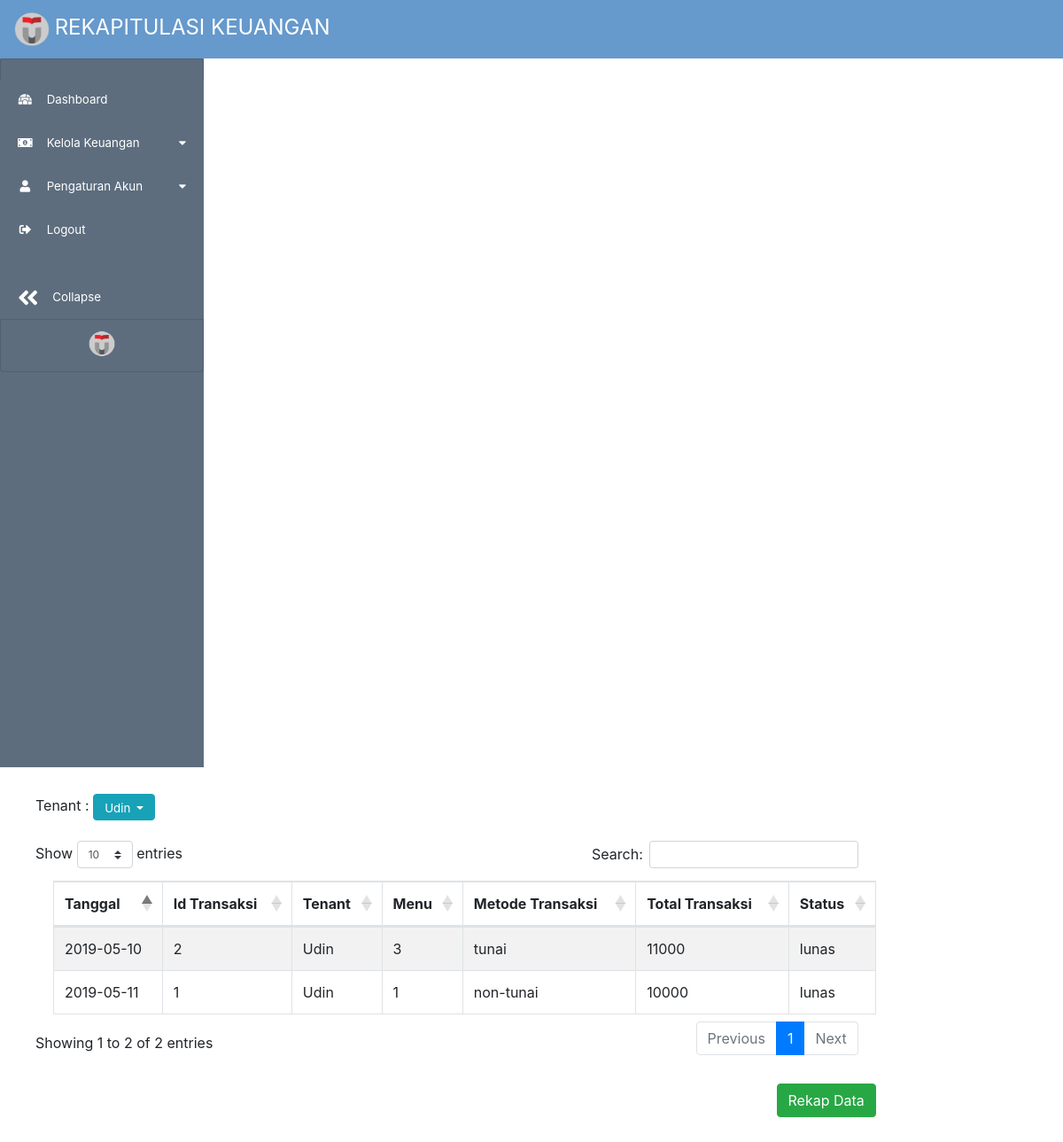
Page /K_tenant/detail_tenant/Udin on the committed database.
### tables this page shows
CREATE TABLE `tenant` (
  `id_tenant` int(11) NOT NULL,
  `nama_tenant` varchar(20) NOT NULL,
  `no_hp` varchar(15) NOT NULL,
  `kategori_tenant` varchar(10) NOT NULL
);

CREATE TABLE `transaksi_order` (
  `id_transaksi_order` int(11) NOT NULL,
  `id_order` int(11) NOT NULL,
  `id_akun_customer` int(11) NOT NULL,
  `metode_transaksi_order` varchar(10) NOT NULL,
  `total_transaksi` int(11) NOT NULL,
  `status_transaksi` varchar(30) NOT NULL,
  `waktu_transaksi` date NOT NULL
);

CREATE TABLE `menu` (
  `id_menu` int(11) NOT NULL,
  `id_tenant` int(11) NOT NULL,
  `nama_menu` varchar(20) NOT NULL,
  `harga` int(11) NOT NULL
);

### application/controllers/K_tenant.php (called while the page is built, shortened)
<?php
class K_tenant extends CI_Controller
{
	function __construct()
	{
		$this->load->model('ten_mod');
	}
	public function detail_tenant($name)
	{
		$data = array();
		$data['title'] = "Rekap Keuangan";
		$data['trx'] = $this->ten_mod->get_detil_tenant($name);
		$data['tenant'] = $this->ten_mod->get_tenant();
		$this->load->view('page_detail_tenant', $data);
	}
}

### index.php (called while the page is built, shortened)
<?php
require_once BASEPATH.'core/CodeIgniter.php';

### application/models/ten_mod.php (called while the page is built, shortened)
<?php
class ten_mod extends CI_Model
{
    public function get_detil_tenant($name)
    {
        $this->db->distinct('*');
        $this->db->from('transaksi_order');
        $this->db->join('akun_customer', 'akun_customer.id_akun_customer = transaksi_order.id_akun_customer');
        $this->db->join('order_cust', 'order_cust.id_order = transaksi_order.id_order');
        $this->db->join('detail_order', 'detail_order.id_order = order_cust.id_order');
        $this->db->join('menu', 'menu.id_menu = detail_order.id_menu');
        $this->db->join('tenant', 'tenant.id_tenant = menu.id_tenant');
        $this->db->where('nama_tenant', $name);
        $query = $this->db->get();
        return $query->result_array();
    }
}

### application/views/page_detail_tenant.php (the view, shortened to what this page needs)
<!DOCTYPE html>
<html lang="en">
<head>
    <?php include "bootstrap_css.php" ?>
    <link rel="stylesheet" href="<?php echo base_url(); ?>assets/css/kelola_tenant.css" ?>
    <link rel="stylesheet" href="https://cdn.datatables.net/1.10.19/css/dataTables.bootstrap4.min.css">
</head>
<body>
    <?php include "user_navbar.php" ?>
    <?php include "sidebar.php" ?>
    <section style="margin:30px 40px;">
        <div class="dropdown" style="margin:0 30px 20px 0px;">
            <label for="">Tenant : </label>
            <button class=" btn dropdown-toggle btn-info" type="button" id="dropdownMenu1" data-toggle="dropdown" aria-haspopup="true" aria-expanded="false" style="height:30px; font-size:10pt; ">
                <?php $nametenant = array_values($trx)[0];
                echo $nametenant['nama_tenant'] ?>
            </button>
        </div>
        <table id="example" class="table table-striped table-bordered" style="width:100%; margin:20px 20px;">
            <thead>
                <tr>
                    <th>Tanggal</th>
                    <th>Id Transaksi</th>
                    <th>Tenant</th>
                    <th>Menu</th>
                    <th>Metode Transaksi</th>
                    <th>Total Transaksi</th>
                    <th>Status</th>
                </tr>
            </thead>
            <tbody>
                <?php foreach ($trx as $t) { ?>
                    <tr>
                        <td><?php echo $t['waktu_transaksi']; ?></td>
                        <td><?php echo $t['id_transaksi_order']; ?> </td>
                        <td><?php echo $t['nama_tenant']; ?></td>
                        <td><?php echo $t['id_menu']; ?></td>
                        <td><?php echo $t['metode_transaksi_order']; ?></td>
                        <td><?php echo $t['total_harga']; ?></td>
                        <td><?php echo $t['status_transaksi']; ?></td>
                    </tr>
                <?php } ?>
            </tbody>
        </table>
        <button class="btn btn-success" onclick="validasi()" style="float:right;margin:30px -20px;">Rekap Data</button>
    </section>
</body>
</html>

### rows in the picture
tenant: nama_tenant "Udin"
transaksi_order: waktu_transaksi "2019-05-11", id_transaksi_order "1", tenant.nama_tenant "Udin", menu.id_menu "1", metode_transaksi_order "non-tunai", total_harga "10000", status_transaksi "lunas"
transaksi_order: waktu_transaksi "2019-05-10", id_transaksi_order "2", tenant.nama_tenant "Udin", menu.id_menu "3", metode_transaksi_order "tunai", total_harga "11000", status_transaksi "lunas"
